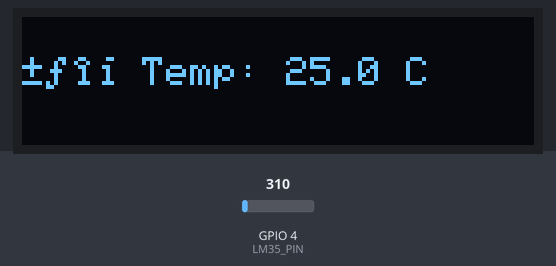
Bench run of a program on a simulated ESP32-S3. Shown: 128×32 one-colour display. The inputs (shaded band) are chosen by the test bench; at power-on: GPIO 4 (LM35_PIN) = 310. What the program prints to the serial monitor is not drawn.

Above: at 1.8 s.
1.9 s: GPIO 4 (LM35_PIN) set to 372
At 2.8 s:
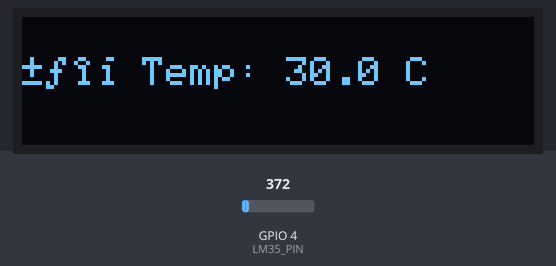
3.5 s: GPIO 4 (LM35_PIN) set to 434
At 5.2 s:
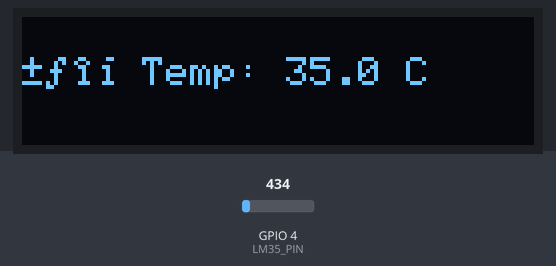
5.5 s: GPIO 4 (LM35_PIN) set to 527
At 6.5 s:
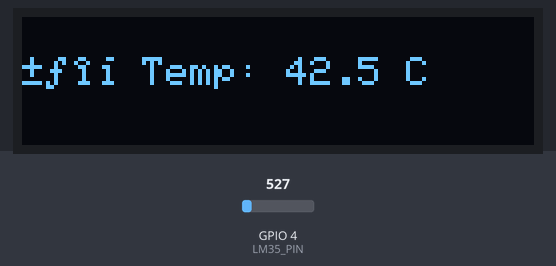
Timing chart, 0 to 8.5 s (numbered marks = the images above; inputs shaded):
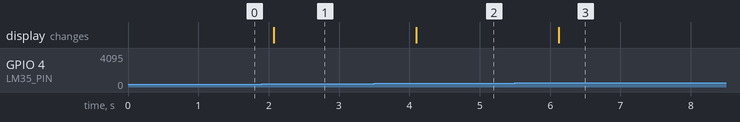

Measured:
- after the input at 1.9 s, the display: changes after 0.17 s (image 1)
- after the input at 3.5 s, the display: changes after 0.60 s (image 2)
- after the input at 5.5 s, the display: changes after 0.62 s (image 3)

The program:

main.cpp
```cpp
#include <Wire.h>
#include <Adafruit_GFX.h>
#include <Adafruit_SSD1306.h>

#define SCREEN_WIDTH 128
#define SCREEN_HEIGHT 32
#define OLED_RESET -1
#define SCREEN_ADDRESS 0x3C

#define OLED_SDA 16
#define OLED_SCL 17

#define LM35_PIN 4 // Pin analógico donde conectas la salida del LM35

Adafruit_SSD1306 display(SCREEN_WIDTH, SCREEN_HEIGHT, &Wire1, OLED_RESET);

void setup() {
  Wire1.begin(OLED_SDA, OLED_SCL);
  Serial.begin(9600);

  if (!display.begin(SSD1306_SWITCHCAPVCC, SCREEN_ADDRESS)) {
    Serial.println(F("¡No se pudo iniciar el OLED!"));
    while (1);
  }

  display.clearDisplay();
  display.setTextSize(1);
  display.setTextColor(SSD1306_WHITE);
}

void loop() {
  int adcValue = analogRead(LM35_PIN); // Leer el valor del ADC
  float voltage = (adcValue / 4095.0) * 3.3; // Convertir a voltaje (ESP32 ADC = 12 bits)
  float temperatureC = voltage * 100.0; // LM35 = 10 mV/°C

  // Mostrar en monitor serie
  Serial.print("Temperatura: ");
  Serial.print(temperatureC);
  Serial.println(" °C");

  // Mostrar en OLED
  display.clearDisplay();
  display.setCursor(0, 10);
  display.print("🌡 Temp: ");
  display.print(temperatureC, 1);
  display.print(" C");
  display.display();

  delay(1000);
}
```
